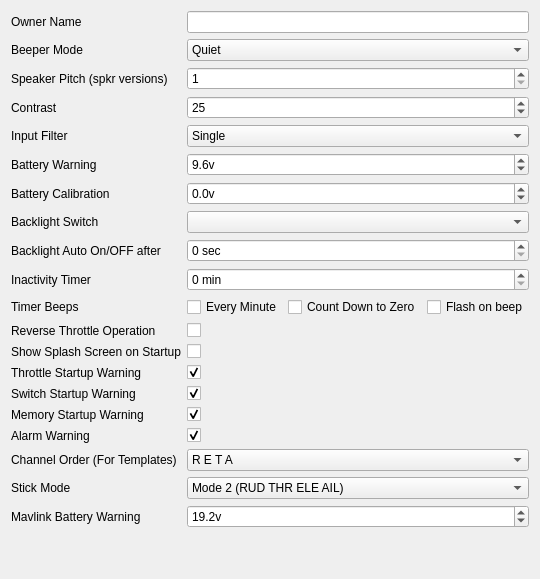
     <widget class="QWidget" name="tabSetup">
      <attribute name="title">
       <string>Setup</string>
      </attribute>
      <layout class="QGridLayout" name="gridLayout_3">
       <item row="3" column="0">
        <widget class="QLabel" name="label">
         <property name="toolTip">
          <string extracomment="Screen Contrast [20-45]"/>
         </property>
         <property name="text">
          <string>Contrast</string>
         </property>
        </widget>
       </item>
       <item row="3" column="2">
        <widget class="QSpinBox" name="contrastSB">
         <property name="toolTip">
          <string/>
         </property>
         <property name="statusTip">
          <string/>
         </property>
         <property name="whatsThis">
          <string>&lt;!DOCTYPE HTML PUBLIC &quot;-//W3C//DTD HTML 4.0//EN&quot; &quot;http://www.w3.org/TR/REC-html40/strict.dtd&quot;&gt;
&lt;html&gt;&lt;head&gt;&lt;meta name=&quot;qrichtext&quot; content=&quot;1&quot; /&gt;&lt;style type=&quot;text/css&quot;&gt;
p, li { white-space: pre-wrap; }
&lt;/style&gt;&lt;/head&gt;&lt;body style=&quot; font-family:'MS Shell Dlg 2'; font-size:8.25pt; font-weight:400; font-style:normal;&quot;&gt;
&lt;p style=&quot; margin-top:0px; margin-bottom:0px; margin-left:0px; margin-right:0px; -qt-block-indent:0; text-indent:0px;&quot;&gt;&lt;span style=&quot; font-size:8pt;&quot;&gt;LCD Screen Contrast&lt;/span&gt;&lt;/p&gt;
&lt;p style=&quot; margin-top:0px; margin-bottom:0px; margin-left:0px; margin-right:0px; -qt-block-indent:0; text-indent:0px;&quot;&gt;&lt;span style=&quot; font-size:8pt;&quot;&gt;Values can be 20-45&lt;/span&gt;&lt;/p&gt;&lt;/body&gt;&lt;/html&gt;</string>
         </property>
         <property name="minimum">
          <number>10</number>
         </property>
         <property name="maximum">
          <number>45</number>
         </property>
         <property name="value">
          <number>25</number>
         </property>
        </widget>
       </item>
       <item row="5" column="0">
        <widget class="QLabel" name="label_2">
         <property name="toolTip">
          <string extracomment="Low Battery Voltage warning [5v-10v]"/>
         </property>
         <property name="text">
          <string>Battery Warning</string>
         </property>
        </widget>
       </item>
       <item row="5" column="2">
        <widget class="QDoubleSpinBox" name="battwarningDSB">
         <property name="toolTip">
          <string/>
         </property>
         <property name="statusTip">
          <string/>
         </property>
         <property name="whatsThis">
          <string>Battery warning voltage.
This is the threashhold where the battery warning sounds.

Acceptable values are 5v..10v</string>
         </property>
         <property name="prefix">
          <string notr="true"/>
         </property>
         <property name="suffix">
          <string notr="true">v</string>
         </property>
         <property name="decimals">
          <number>1</number>
         </property>
         <property name="minimum">
          <double>4.000000000000000</double>
         </property>
         <property name="maximum">
          <double>12.000000000000000</double>
         </property>
         <property name="singleStep">
          <double>0.100000000000000</double>
         </property>
         <property name="value">
          <double>9.600000000000000</double>
         </property>
        </widget>
       </item>
       <item row="6" column="0">
        <widget class="QLabel" name="label_3">
         <property name="text">
          <string>Battery Calibration</string>
         </property>
        </widget>
       </item>
       <item row="6" column="2">
        <widget class="QDoubleSpinBox" name="battcalibDSB">
         <property name="toolTip">
          <string/>
         </property>
         <property name="statusTip">
          <string/>
         </property>
         <property name="whatsThis">
          <string>Battery calibration:
This value will be added to the measured battery voltage.  Use this value to calibrate the meter with an external meter.</string>
         </property>
         <property name="prefix">
          <string notr="true"/>
         </property>
         <property name="suffix">
          <string notr="true">v</string>
         </property>
         <property name="decimals">
          <number>1</number>
         </property>
         <property name="minimum">
          <double>-9.900000000000000</double>
         </property>
         <property name="maximum">
          <double>9.900000000000000</double>
         </property>
         <property name="singleStep">
          <double>0.100000000000000</double>
         </property>
        </widget>
       </item>
       <item row="7" column="0">
        <widget class="QLabel" name="label_4">
         <property name="text">
          <string>Backlight Switch</string>
         </property>
        </widget>
       </item>
       <item row="7" column="2">
        <widget class="QComboBox" name="backlightswCB">
         <property name="toolTip">
          <string/>
         </property>
         <property name="statusTip">
          <string/>
         </property>
         <property name="whatsThis">
          <string>This is the switch selectrion for turning on the backlight (if installed).

</string>
         </property>
         <property name="currentIndex">
          <number>-1</number>
         </property>
        </widget>
       </item>
       <item row="8" column="0">
        <widget class="QLabel" name="label_5">
         <property name="text">
          <string>Backlight Auto On/OFF after</string>
         </property>
        </widget>
       </item>
       <item row="8" column="2">
        <widget class="QSpinBox" name="backlightautoSB">
         <property name="toolTip">
          <string/>
         </property>
         <property name="statusTip">
          <string/>
         </property>
         <property name="whatsThis">
          <string>If this value is not 0, any keypress will turn on the backlight and turn it off after the specified number of seconds.</string>
         </property>
         <property name="suffix">
          <string> sec</string>
         </property>
         <property name="maximum">
          <number>600</number>
         </property>
         <property name="singleStep">
          <number>5</number>
         </property>
        </widget>
       </item>
       <item row="9" column="0">
        <widget class="QLabel" name="label_6">
         <property name="text">
          <string>Inactivity Timer</string>
         </property>
        </widget>
       </item>
       <item row="9" column="2">
        <widget class="QSpinBox" name="inactimerSB">
         <property name="toolTip">
          <string/>
         </property>
         <property name="statusTip">
          <string/>
         </property>
         <property name="whatsThis">
          <string>If not zero will sound beeps if the transmitter has been left without inputs for the specified number of minutes.</string>
         </property>
         <property name="suffix">
          <string> min</string>
         </property>
         <property name="maximum">
          <number>120</number>
         </property>
        </widget>
       </item>
       <item row="11" column="0">
        <widget class="QLabel" name="label_28">
         <property name="text">
          <string>Timer Beeps</string>
         </property>
        </widget>
       </item>
       <item row="11" column="2">
        <layout class="QHBoxLayout" name="horizontalLayout">
         <item>
          <widget class="QCheckBox" name="beepMinuteChkB">
           <property name="whatsThis">
            <string>&lt;!DOCTYPE HTML PUBLIC &quot;-//W3C//DTD HTML 4.0//EN&quot; &quot;http://www.w3.org/TR/REC-html40/strict.dtd&quot;&gt;
&lt;html&gt;&lt;head&gt;&lt;meta name=&quot;qrichtext&quot; content=&quot;1&quot; /&gt;&lt;style type=&quot;text/css&quot;&gt;
p, li { white-space: pre-wrap; }
&lt;/style&gt;&lt;/head&gt;&lt;body style=&quot; font-family:'MS Shell Dlg 2'; font-size:8.25pt; font-weight:400; font-style:normal;&quot;&gt;
&lt;p style=&quot; margin-top:0px; margin-bottom:0px; margin-left:0px; margin-right:0px; -qt-block-indent:0; text-indent:0px;&quot;&gt;&lt;span style=&quot; font-size:8pt;&quot;&gt;Single Beep Every whole Minute&lt;/span&gt;&lt;/p&gt;&lt;/body&gt;&lt;/html&gt;</string>
           </property>
           <property name="text">
            <string>Every Minute</string>
           </property>
          </widget>
         </item>
         <item>
          <widget class="QCheckBox" name="beepCountDownChkB">
           <property name="whatsThis">
            <string>Beeps at 30, 15, 10, and down from5 seconds</string>
           </property>
           <property name="text">
            <string>Count Down to Zero</string>
           </property>
          </widget>
         </item>
         <item>
          <widget class="QCheckBox" name="beepFlashChkB">
           <property name="whatsThis">
            <string>&lt;!DOCTYPE HTML PUBLIC &quot;-//W3C//DTD HTML 4.0//EN&quot; &quot;http://www.w3.org/TR/REC-html40/strict.dtd&quot;&gt;
&lt;html&gt;&lt;head&gt;&lt;meta name=&quot;qrichtext&quot; content=&quot;1&quot; /&gt;&lt;style type=&quot;text/css&quot;&gt;
p, li { white-space: pre-wrap; }
&lt;/style&gt;&lt;/head&gt;&lt;body style=&quot; font-family:'MS Shell Dlg 2'; font-size:8.25pt; font-weight:400; font-style:normal;&quot;&gt;
&lt;p style=&quot; margin-top:0px; margin-bottom:0px; margin-left:0px; margin-right:0px; -qt-block-indent:0; text-indent:0px;&quot;&gt;&lt;span style=&quot; font-size:8pt;&quot;&gt;Flash backlight on timer  beep&lt;/span&gt;&lt;/p&gt;&lt;/body&gt;&lt;/html&gt;</string>
           </property>
           <property name="text">
            <string>Flash on beep</string>
           </property>
          </widget>
         </item>
        </layout>
       </item>
       <item row="12" column="0">
        <widget class="QLabel" name="label_7">
         <property name="text">
          <string>Reverse Throttle Operation</string>
         </property>
        </widget>
       </item>
       <item row="12" column="2">
        <widget class="QCheckBox" name="thrrevChkB">
         <property name="whatsThis">
          <string>Reverse throttle operation.
If this is checked the throttle will be reversed.  Idle will be forward, trim will also be reversed and the throttle warning will be reversed as well.

</string>
         </property>
         <property name="text">
          <string/>
         </property>
        </widget>
       </item>
       <item row="13" column="0">
        <widget class="QLabel" name="label_29">
         <property name="text">
          <string>Show Splash Screen on Startup</string>
         </property>
        </widget>
       </item>
       <item row="13" column="2">
        <widget class="QCheckBox" name="splashScreenChkB">
         <property name="toolTip">
          <string>Show splash screen on startup</string>
         </property>
         <property name="whatsThis">
          <string>Show splash screen on startup</string>
         </property>
         <property name="text">
          <string/>
         </property>
        </widget>
       </item>
       <item row="14" column="0">
        <widget class="QLabel" name="label_9">
         <property name="text">
          <string>Throttle Startup Warning</string>
         </property>
        </widget>
       </item>
       <item row="14" column="2">
        <widget class="QCheckBox" name="thrwarnChkB">
         <property name="whatsThis">
          <string>&lt;!DOCTYPE HTML PUBLIC &quot;-//W3C//DTD HTML 4.0//EN&quot; &quot;http://www.w3.org/TR/REC-html40/strict.dtd&quot;&gt;
&lt;html&gt;&lt;head&gt;&lt;meta name=&quot;qrichtext&quot; content=&quot;1&quot; /&gt;&lt;style type=&quot;text/css&quot;&gt;
p, li { white-space: pre-wrap; }
&lt;/style&gt;&lt;/head&gt;&lt;body style=&quot; font-family:'MS Shell Dlg 2'; font-size:8.25pt; font-weight:400; font-style:normal;&quot;&gt;
&lt;p style=&quot; margin-top:0px; margin-bottom:0px; margin-left:0px; margin-right:0px; -qt-block-indent:0; text-indent:0px;&quot;&gt;&lt;span style=&quot; text-decoration: underline;&quot;&gt;Warnings&lt;/span&gt;&lt;/p&gt;
&lt;p style=&quot;-qt-paragraph-type:empty; margin-top:0px; margin-bottom:0px; margin-left:0px; margin-right:0px; -qt-block-indent:0; text-indent:0px;&quot;&gt;&lt;/p&gt;
&lt;p style=&quot; margin-top:0px; margin-bottom:0px; margin-left:0px; margin-right:0px; -qt-block-indent:0; text-indent:0px;&quot;&gt;These will define startup warnings.&lt;/p&gt;
&lt;p style=&quot; margin-top:0px; margin-bottom:0px; margin-left:0px; margin-right:0px; -qt-block-indent:0; text-indent:0px;&quot;&gt;Throttle warning - will alert if the throttle is not at idle during startup&lt;/p&gt;
&lt;p style=&quot; margin-top:0px; margin-bottom:0px; margin-left:0px; margin-right:0px; -qt-block-indent:0; text-indent:0px;&quot;&gt;Switch warning - will alert if switches are not in their defaul position&lt;/p&gt;
&lt;p style=&quot; margin-top:0px; margin-bottom:0px; margin-left:0px; margin-right:0px; -qt-block-indent:0; text-indent:0px;&quot;&gt;Memory warning - will alert if there's not a lot of memory left&lt;/p&gt;
&lt;p style=&quot; margin-top:0px; margin-bottom:0px; margin-left:0px; margin-right:0px; -qt-block-indent:0; text-indent:0px;&quot;&gt;Silent mode warning - will alert you if the beeper is set to quiet (0)&lt;/p&gt;&lt;/body&gt;&lt;/html&gt;</string>
         </property>
         <property name="text">
          <string/>
         </property>
         <property name="checked">
          <bool>true</bool>
         </property>
         <property name="tristate">
          <bool>false</bool>
         </property>
        </widget>
       </item>
       <item row="15" column="0">
        <widget class="QLabel" name="label_10">
         <property name="text">
          <string>Switch Startup Warning</string>
         </property>
        </widget>
       </item>
       <item row="15" column="2">
        <widget class="QCheckBox" name="switchwarnChkB">
         <property name="whatsThis">
          <string>&lt;!DOCTYPE HTML PUBLIC &quot;-//W3C//DTD HTML 4.0//EN&quot; &quot;http://www.w3.org/TR/REC-html40/strict.dtd&quot;&gt;
&lt;html&gt;&lt;head&gt;&lt;meta name=&quot;qrichtext&quot; content=&quot;1&quot; /&gt;&lt;style type=&quot;text/css&quot;&gt;
p, li { white-space: pre-wrap; }
&lt;/style&gt;&lt;/head&gt;&lt;body style=&quot; font-family:'MS Shell Dlg 2'; font-size:8.25pt; font-weight:400; font-style:normal;&quot;&gt;
&lt;p style=&quot; margin-top:0px; margin-bottom:0px; margin-left:0px; margin-right:0px; -qt-block-indent:0; text-indent:0px;&quot;&gt;&lt;span style=&quot; text-decoration: underline;&quot;&gt;Warnings&lt;/span&gt;&lt;/p&gt;
&lt;p style=&quot;-qt-paragraph-type:empty; margin-top:0px; margin-bottom:0px; margin-left:0px; margin-right:0px; -qt-block-indent:0; text-indent:0px;&quot;&gt;&lt;/p&gt;
&lt;p style=&quot; margin-top:0px; margin-bottom:0px; margin-left:0px; margin-right:0px; -qt-block-indent:0; text-indent:0px;&quot;&gt;These will define startup warnings.&lt;/p&gt;
&lt;p style=&quot; margin-top:0px; margin-bottom:0px; margin-left:0px; margin-right:0px; -qt-block-indent:0; text-indent:0px;&quot;&gt;Throttle warning - will alert if the throttle is not at idle during startup&lt;/p&gt;
&lt;p style=&quot; margin-top:0px; margin-bottom:0px; margin-left:0px; margin-right:0px; -qt-block-indent:0; text-indent:0px;&quot;&gt;Switch warning - will alert if switches are not in their defaul position&lt;/p&gt;
&lt;p style=&quot; margin-top:0px; margin-bottom:0px; margin-left:0px; margin-right:0px; -qt-block-indent:0; text-indent:0px;&quot;&gt;Memory warning - will alert if there's not a lot of memory left&lt;/p&gt;
&lt;p style=&quot; margin-top:0px; margin-bottom:0px; margin-left:0px; margin-right:0px; -qt-block-indent:0; text-indent:0px;&quot;&gt;Silent mode warning - will alert you if the beeper is set to quiet (0)&lt;/p&gt;&lt;/body&gt;&lt;/html&gt;</string>
         </property>
         <property name="text">
          <string/>
         </property>
         <property name="checked">
          <bool>true</bool>
         </property>
        </widget>
       </item>
       <item row="16" column="0">
        <widget class="QLabel" name="label_11">
         <property name="text">
          <string>Memory Startup Warning</string>
         </property>
        </widget>
       </item>
       <item row="16" column="2">
        <widget class="QCheckBox" name="memwarnChkB">
         <property name="whatsThis">
          <string>&lt;!DOCTYPE HTML PUBLIC &quot;-//W3C//DTD HTML 4.0//EN&quot; &quot;http://www.w3.org/TR/REC-html40/strict.dtd&quot;&gt;
&lt;html&gt;&lt;head&gt;&lt;meta name=&quot;qrichtext&quot; content=&quot;1&quot; /&gt;&lt;style type=&quot;text/css&quot;&gt;
p, li { white-space: pre-wrap; }
&lt;/style&gt;&lt;/head&gt;&lt;body style=&quot; font-family:'MS Shell Dlg 2'; font-size:8.25pt; font-weight:400; font-style:normal;&quot;&gt;
&lt;p style=&quot; margin-top:0px; margin-bottom:0px; margin-left:0px; margin-right:0px; -qt-block-indent:0; text-indent:0px;&quot;&gt;&lt;span style=&quot; text-decoration: underline;&quot;&gt;Warnings&lt;/span&gt;&lt;/p&gt;
&lt;p style=&quot;-qt-paragraph-type:empty; margin-top:0px; margin-bottom:0px; margin-left:0px; margin-right:0px; -qt-block-indent:0; text-indent:0px;&quot;&gt;&lt;/p&gt;
&lt;p style=&quot; margin-top:0px; margin-bottom:0px; margin-left:0px; margin-right:0px; -qt-block-indent:0; text-indent:0px;&quot;&gt;These will define startup warnings.&lt;/p&gt;
&lt;p style=&quot; margin-top:0px; margin-bottom:0px; margin-left:0px; margin-right:0px; -qt-block-indent:0; text-indent:0px;&quot;&gt;Throttle warning - will alert if the throttle is not at idle during startup&lt;/p&gt;
&lt;p style=&quot; margin-top:0px; margin-bottom:0px; margin-left:0px; margin-right:0px; -qt-block-indent:0; text-indent:0px;&quot;&gt;Switch warning - will alert if switches are not in their defaul position&lt;/p&gt;
&lt;p style=&quot; margin-top:0px; margin-bottom:0px; margin-left:0px; margin-right:0px; -qt-block-indent:0; text-indent:0px;&quot;&gt;Memory warning - will alert if there's not a lot of memory left&lt;/p&gt;
&lt;p style=&quot; margin-top:0px; margin-bottom:0px; margin-left:0px; margin-right:0px; -qt-block-indent:0; text-indent:0px;&quot;&gt;Silent mode warning - will alert you if the beeper is set to quiet (0)&lt;/p&gt;&lt;/body&gt;&lt;/html&gt;</string>
         </property>
         <property name="text">
          <string/>
         </property>
         <property name="checked">
          <bool>true</bool>
         </property>
        </widget>
       </item>
       <item row="17" column="0">
        <widget class="QLabel" name="label_27">
         <property name="text">
          <string>Alarm Warning</string>
         </property>
        </widget>
       </item>
       <item row="17" column="2">
        <widget class="QCheckBox" name="alarmwarnChkB">
         <property name="whatsThis">
          <string>&lt;!DOCTYPE HTML PUBLIC &quot;-//W3C//DTD HTML 4.0//EN&quot; &quot;http://www.w3.org/TR/REC-html40/strict.dtd&quot;&gt;
&lt;html&gt;&lt;head&gt;&lt;meta name=&quot;qrichtext&quot; content=&quot;1&quot; /&gt;&lt;style type=&quot;text/css&quot;&gt;
p, li { white-space: pre-wrap; }
&lt;/style&gt;&lt;/head&gt;&lt;body style=&quot; font-family:'MS Shell Dlg 2'; font-size:8.25pt; font-weight:400; font-style:normal;&quot;&gt;
&lt;p style=&quot; margin-top:0px; margin-bottom:0px; margin-left:0px; margin-right:0px; -qt-block-indent:0; text-indent:0px;&quot;&gt;&lt;span style=&quot; text-decoration: underline;&quot;&gt;Warnings&lt;/span&gt;&lt;/p&gt;
&lt;p style=&quot;-qt-paragraph-type:empty; margin-top:0px; margin-bottom:0px; margin-left:0px; margin-right:0px; -qt-block-indent:0; text-indent:0px;&quot;&gt;&lt;/p&gt;
&lt;p style=&quot; margin-top:0px; margin-bottom:0px; margin-left:0px; margin-right:0px; -qt-block-indent:0; text-indent:0px;&quot;&gt;These will define startup warnings.&lt;/p&gt;
&lt;p style=&quot; margin-top:0px; margin-bottom:0px; margin-left:0px; margin-right:0px; -qt-block-indent:0; text-indent:0px;&quot;&gt;Throttle warning - will alert if the throttle is not at idle during startup&lt;/p&gt;
&lt;p style=&quot; margin-top:0px; margin-bottom:0px; margin-left:0px; margin-right:0px; -qt-block-indent:0; text-indent:0px;&quot;&gt;Switch warning - will alert if switches are not in their defaul position&lt;/p&gt;
&lt;p style=&quot; margin-top:0px; margin-bottom:0px; margin-left:0px; margin-right:0px; -qt-block-indent:0; text-indent:0px;&quot;&gt;Memory warning - will alert if there's not a lot of memory left&lt;/p&gt;
&lt;p style=&quot; margin-top:0px; margin-bottom:0px; margin-left:0px; margin-right:0px; -qt-block-indent:0; text-indent:0px;&quot;&gt;Silent mode warning - will alert you if the beeper is set to quiet (0)&lt;/p&gt;&lt;/body&gt;&lt;/html&gt;</string>
         </property>
         <property name="text">
          <string/>
         </property>
         <property name="checked">
          <bool>true</bool>
         </property>
        </widget>
       </item>
       <item row="19" column="0">
        <widget class="QLabel" name="label_13">
         <property name="text">
          <string>Channel Order (For Templates)</string>
         </property>
        </widget>
       </item>
       <item row="19" column="2">
        <widget class="QComboBox" name="channelorderCB">
         <property name="toolTip">
          <string/>
         </property>
         <property name="statusTip">
          <string/>
         </property>
         <property name="whatsThis">
          <string>Channel order

This is used by the templated to determine which channel goes to what number output.</string>
         </property>
         <property name="currentIndex">
          <number>0</number>
         </property>
         <item>
          <property name="text">
           <string notr="true">R E T A</string>
          </property>
         </item>
         <item>
          <property name="text">
           <string notr="true">R E A T</string>
          </property>
         </item>
         <item>
          <property name="text">
           <string notr="true">R T E A</string>
          </property>
         </item>
         <item>
          <property name="text">
           <string notr="true">R T A E</string>
          </property>
         </item>
         <item>
          <property name="text">
           <string notr="true">R A E T</string>
          </property>
         </item>
         <item>
          <property name="text">
           <string notr="true">R A T E</string>
          </property>
         </item>
         <item>
          <property name="text">
           <string notr="true">E R T A</string>
          </property>
         </item>
         <item>
          <property name="text">
           <string notr="true">E R A T</string>
          </property>
         </item>
         <item>
          <property name="text">
           <string notr="true">E T R A</string>
          </property>
         </item>
         <item>
          <property name="text">
           <string notr="true">E T A R</string>
          </property>
         </item>
         <item>
          <property name="text">
           <string notr="true">E A R T</string>
          </property>
         </item>
         <item>
          <property name="text">
           <string notr="true">E A T R</string>
          </property>
         </item>
         <item>
          <property name="text">
           <string notr="true">T R E A</string>
          </property>
         </item>
         <item>
          <property name="text">
           <string notr="true">T R A E</string>
          </property>
         </item>
         <item>
          <property name="text">
           <string notr="true">T E R A</string>
          </property>
         </item>
         <item>
          <property name="text">
           <string notr="true">T E A R</string>
          </property>
         </item>
         <item>
          <property name="text">
           <string notr="true">T A R E</string>
          </property>
         </item>
         <item>
          <property name="text">
           <string notr="true">T A E R</string>
          </property>
         </item>
         <item>
          <property name="text">
           <string notr="true">A R E T</string>
          </property>
         </item>
         <item>
          <property name="text">
           <string notr="true">A R T E</string>
          </property>
         </item>
         <item>
          <property name="text">
           <string notr="true">A E R T</string>
          </property>
         </item>
         <item>
          <property name="text">
           <string notr="true">A E T R</string>
          </property>
         </item>
         <item>
          <property name="text">
           <string notr="true">A T R E</string>
          </property>
         </item>
         <item>
          <property name="text">
           <string notr="true">A T E R</string>
          </property>
         </item>
        </widget>
       </item>
       <item row="20" column="0">
        <widget class="QLabel" name="label_14">
         <property name="text">
          <string>Stick Mode</string>
         </property>
        </widget>
       </item>
       <item row="20" column="2">
        <widget class="QComboBox" name="stickmodeCB">
         <property name="toolTip">
          <string/>
         </property>
         <property name="statusTip">
          <string/>
         </property>
         <property name="whatsThis">
          <string>Mode selection:

Mode 1:
  Left stick:  Elevator, Rudder
  Right stick:  Throttle, Aileron

Mode 2:
  Left stick:  Throttle, Rudder
  Right stick:  Elevator, Aileron

Mode 3:
  Left stick:  Elevator, Aileron
  Right stick:  Throttle, Rudder

Mode 4:
  Left stick:  Throttle, Aileron
  Right stick:  Elevator, Rudder

</string>
         </property>
         <property name="currentIndex">
          <number>1</number>
         </property>
         <item>
          <property name="text">
           <string>Mode 1 (RUD ELE THR AIL)</string>
          </property>
         </item>
         <item>
          <property name="text">
           <string>Mode 2 (RUD THR ELE AIL)</string>
          </property>
         </item>
         <item>
          <property name="text">
           <string>Mode 3 (AIL ELE THR RUD)</string>
          </property>
         </item>
         <item>
          <property name="text">
           <string>Mode 4 (AIL THR ELE RUD)</string>
          </property>
         </item>
        </widget>
       </item>
       <item row="22" column="2">
        <spacer name="verticalSpacer_2">
         <property name="orientation">
          <enum>Qt::Vertical</enum>
         </property>
         <property name="sizeHint" stdset="0">
          <size>
           <width>20</width>
           <height>40</height>
          </size>
         </property>
        </spacer>
       </item>
       <item row="1" column="0">
        <widget class="QLabel" name="label_12">
         <property name="text">
          <string>Beeper Mode</string>
         </property>
        </widget>
       </item>
       <item row="1" column="2">
        <widget class="QComboBox" name="beeperCB">
         <property name="toolTip">
          <string/>
         </property>
         <property name="statusTip">
          <string/>
         </property>
         <property name="whatsThis">
          <string>Beeper volume

0 - Quiet.  No beeps at all.
1 - No Keys.  Normal beeps but menu keys do not beep.
2 - Normal.
3 - Loud.
4 - Extra loud.</string>
         </property>
         <item>
          <property name="text">
           <string>Quiet</string>
          </property>
         </item>
         <item>
          <property name="text">
           <string>No Keys</string>
          </property>
         </item>
         <item>
          <property name="text">
           <string>Normal</string>
          </property>
         </item>
         <item>
          <property name="text">
           <string>Long</string>
          </property>
         </item>
         <item>
          <property name="text">
           <string>Extra Long</string>
          </property>
         </item>
        </widget>
       </item>
       <item row="4" column="0">
        <widget class="QLabel" name="label_8">
         <property name="text">
          <string>Input Filter</string>
         </property>
        </widget>
       </item>
       <item row="4" column="2">
        <widget class="QComboBox" name="inputfilterCB">
         <item>
          <property name="text">
           <string>Single</string>
          </property>
         </item>
         <item>
          <property name="text">
           <string>Oversample</string>
          </property>
         </item>
         <item>
          <property name="text">
           <string>Filter</string>
          </property>
         </item>
        </widget>
       </item>
       <item row="0" column="0">
        <widget class="QLabel" name="label_31">
         <property name="toolTip">
          <string extracomment="Screen Contrast [20-45]"/>
         </property>
         <property name="text">
          <string>Owner Name</string>
         </property>
        </widget>
       </item>
       <item row="0" column="2">
        <widget class="QLineEdit" name="ownerNameLE">
         <property name="maxLength">
          <number>10</number>
         </property>
        </widget>
       </item>
       <item row="2" column="0">
        <widget class="QLabel" name="label_32">
         <property name="text">
          <string>Speaker Pitch (spkr versions)</string>
         </property>
        </widget>
       </item>
       <item row="2" column="2">
        <widget class="QSpinBox" name="speakerPitchSB">
         <property name="toolTip">
          <string/>
         </property>
         <property name="statusTip">
          <string/>
         </property>
         <property name="whatsThis">
          <string>&lt;!DOCTYPE HTML PUBLIC &quot;-//W3C//DTD HTML 4.0//EN&quot; &quot;http://www.w3.org/TR/REC-html40/strict.dtd&quot;&gt;
&lt;html&gt;&lt;head&gt;&lt;meta name=&quot;qrichtext&quot; content=&quot;1&quot; /&gt;&lt;style type=&quot;text/css&quot;&gt;
p, li { white-space: pre-wrap; }
&lt;/style&gt;&lt;/head&gt;&lt;body style=&quot; font-family:'MS Shell Dlg 2'; font-size:8.25pt; font-weight:400; font-style:normal;&quot;&gt;
&lt;p style=&quot; margin-top:0px; margin-bottom:0px; margin-left:0px; margin-right:0px; -qt-block-indent:0; text-indent:0px;&quot;&gt;&lt;span style=&quot; font-size:8pt;&quot;&gt;LCD Screen Contrast&lt;/span&gt;&lt;/p&gt;
&lt;p style=&quot; margin-top:0px; margin-bottom:0px; margin-left:0px; margin-right:0px; -qt-block-indent:0; text-indent:0px;&quot;&gt;&lt;span style=&quot; font-size:8pt;&quot;&gt;Values can be 20-45&lt;/span&gt;&lt;/p&gt;&lt;/body&gt;&lt;/html&gt;</string>
         </property>
         <property name="minimum">
          <number>1</number>
         </property>
         <property name="maximum">
          <number>100</number>
         </property>
         <property name="value">
          <number>1</number>
         </property>
        </widget>
       </item>
       <item row="21" column="0">
        <widget class="QLabel" name="label_23">
         <property name="text">
          <string>Mavlink Battery Warning</string>
         </property>
        </widget>
       </item>
       <item row="21" column="2">
        <widget class="QDoubleSpinBox" name="mavlinkbattwarningDSB">
         <property name="whatsThis">
          <string>Mavlink Battery warning voltage.
This is the threashhold where the battery warning sounds.

Acceptable values are 5v..25v</string>
         </property>
         <property name="suffix">
          <string>v</string>
         </property>
         <property name="decimals">
          <number>1</number>
         </property>
         <property name="minimum">
          <double>5.000000000000000</double>
         </property>
         <property name="maximum">
          <double>25.000000000000000</double>
         </property>
         <property name="singleStep">
          <double>0.100000000000000</double>
         </property>
         <property name="value">
          <double>19.2000000000000</double>
         </property>
        </widget>
       </item>
      </layout>
     </widget>
